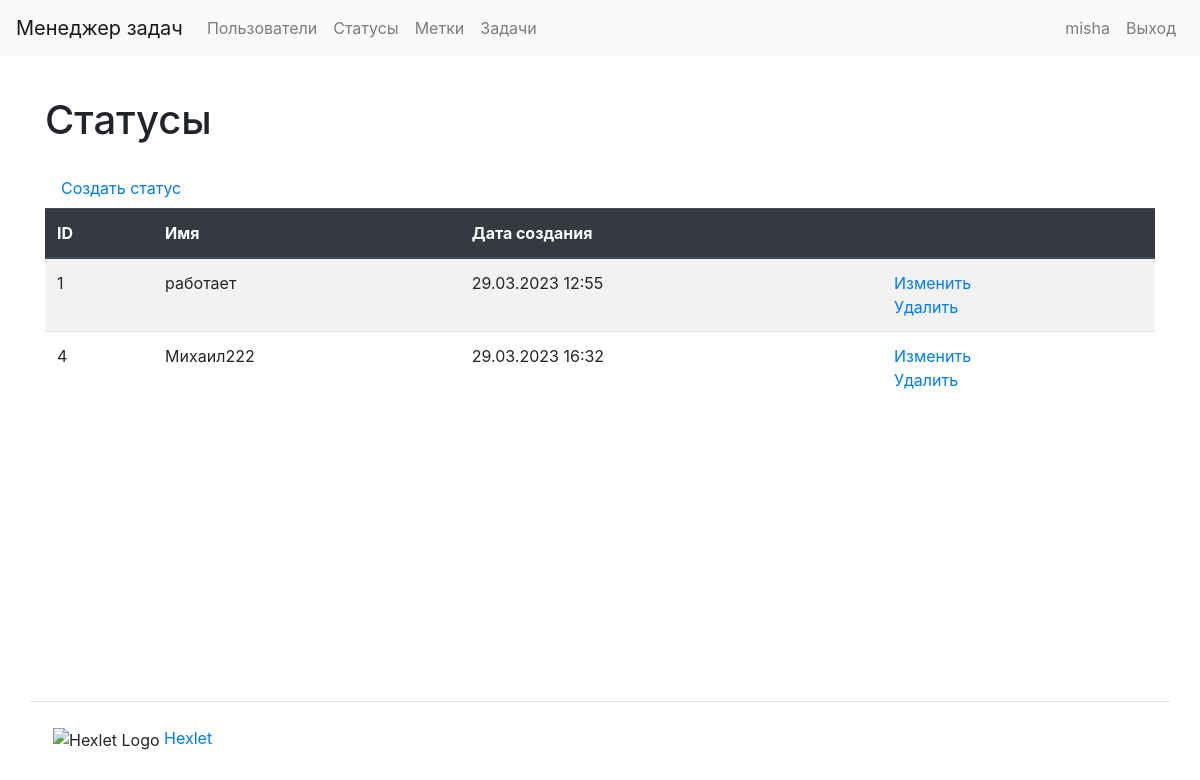
Page /statuses/ (signed in) on the committed database.
### task_manager/users/models.py (models this page shows, shortened)
class User(AbstractUser):
    first_name = models.CharField(max_length=150)
    last_name = models.CharField(max_length=150)

### task_manager/statuses/models.py (models this page shows, shortened)
class Status(models.Model):
    name = models.CharField(max_length=150, unique=True,
                            verbose_name=_('Name'))
    date_created = models.DateTimeField(auto_now_add=True,
                                        verbose_name=_('Creation date'))
    class Meta:
        verbose_name = _('Status')
        verbose_name_plural = _('Statuses')

### task_manager/statuses/views.py (the view)
# urls.py: path('', views.StatusView.as_view(), name='statuses'),
class StatusView(AuthCheckMixin, ListView):
    template_name = 'statuses/index.html'
    model = Status
    context_object_name = 'statuses'
    extra_context = {'title': _('Statuses')}

### task_manager/mixins.py (called while the page is built)
    def dispatch(self, request, *args, **kwargs):
        if not request.user.is_authenticated:
            messages.error(request, self.auth_message)
            return redirect(reverse_lazy('login'))
        return super().dispatch(request, *args, **kwargs)

### task_manager/templates/statuses/index.html (shortened to what this page needs)
{% extends "base.html" %}
{% load bootstrap4 %}
{% load i18n %}
{% block content %}
<h1 class="my-4">{{ title }}</h1>
<a class="nav-link" href="{% url 'status_create' %}">{% trans 'Create status' %}</a>
<table class="table table-striped">
    <thead class="thead-dark">
    <tr>
        <th>ID</th>
        <th>{% trans 'Name' %}</th>
        <th>{% trans 'Creation date' %}</th>
        <th></th>
    </tr>
    </thead>
    <tbody>
    {% if statuses %}
    {% for status in statuses %}
    <tr>
        <td>{{ status.id }}</td>
        <td>{{ status.name }}</td>
        <td>{{ status.date_created|date:"d.m.Y H:i" }}</td>
        <td>
            <a href="{% url 'status_update' status.id %}">{% trans 'Update' %}</a>
            <br>
            <a href="{% url 'status_delete' status.id %}">{% trans 'Delete' %}</a>
        </td>
    </tr>
    {% endfor %}
    {% endif %}
    </tbody>
</table>
{% endblock content %}

### task_manager/templates/base.html (shortened to what this page needs)
{% load i18n %}
{% get_current_language as LANGUAGE_CODE %}
{% load bootstrap4 %}
<!DOCTYPE html>
<html lang="{{ LANGUAGE_CODE }}">
<head>
</head>
<body class="d-flex flex-column min-vh-100">
<header>
    <nav class="navbar navbar-expand-md navbar-light bg-light mb-3">
    <a class="navbar-brand" href="{% url 'home' %}">{% trans "Task manager" %}</a>
    <div class="collapse navbar-collapse" id="navbarToggleExternalContent">
        <ul class="navbar-nav mr-auto">
            <li class="nav-item">
                <a class="nav-link" href="{% url 'users' %}">{% trans "Users" %}</a>
            </li>
            {% if user.is_authenticated %}
                <li class="nav-item">
                    <a class="nav-link" href="{% url 'statuses' %}">{% trans "Statuses" %}</a>
                </li>
                <li class="nav-item">
                    <a class="nav-link" href="{% url 'labels' %}">{% trans "Labels" %}</a>
                </li>
                <li class="nav-item">
                    <a class="nav-link" href="{% url 'tasks' %}">{% trans "Tasks" %}</a>
                </li>
            {% endif %}
        </ul>
        <ul class="navbar-nav">
            {% if user.is_authenticated %}
                <li class="nav-item">
                    <a class="nav-link" href="{% url 'user_update' user.id %}">{{ user.username }}</a>
                </li>
                <li class="nav-item">
                    <a class="nav-link" href="{% url 'logout' %}">{% translate "Logout" %}</a>
                </li>
            {% endif %}
        </ul>
    </div>
    </nav>
</header>
<main class="container wrapper flex-grow-1">
    {% block content %}{% endblock %}
</main>
<footer>
    <div class="container flex-column my-5 pt-4 border-top">
        <img class='ml-2'
             src="https://cdn2.hexlet.io/assets/favicon-9213ff1fc34b4e2da96c3b3eb582b3d10180b250e993141d7928d6aa1f5647c1.ico"
             alt="Hexlet Logo" height="16px">
        <a target="_blank" href="https://ru.hexlet.io">Hexlet</a>
    </div>
</footer>
{% bootstrap_css %}
</body>
</html>

### rows in the picture
User: username "misha"
Status: id "1", name "работает", date_created "29.03.2023 12:55"
Status: id "4", name "Михаил222", date_created "29.03.2023 16:32"

### other values in the picture
{{ title }} "Статусы"
